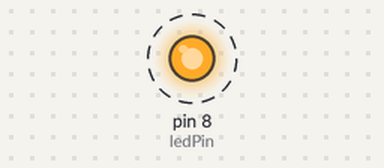
The sketch below on a simulated Arduino Uno, built with avr-gcc and run on an emulated ATmega328P. Shown: output pins drawn as LEDs (lit = HIGH). Dashed ring = blinking.

Above: at 0.5 s.
Timing chart, 0 to 4.6 s (numbered marks = the images above):
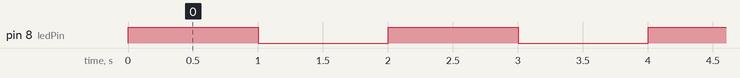

The sketch:

tinkercad_e_github_henrique_cox1.ino
```cpp
int ledPin = 8; // Pino conectado ao LED
int tempoAceso = 1000; // Tempo que o LED fica aceso em milissegundos (1 segundo)

void setup() {
  pinMode(ledPin, OUTPUT);
}

void loop() {
  digitalWrite(ledPin, HIGH); // Liga o LED
  delay(tempoAceso); // Aguarda 1 segundo
  digitalWrite(ledPin, LOW); // Desliga o LED
  delay(tempoAceso); // Aguarda 1 segundo novamente
}
```

Measured:
- by itself, pin 8 (ledPin): alternates HIGH for 1.0 s and LOW for 1.0 s
